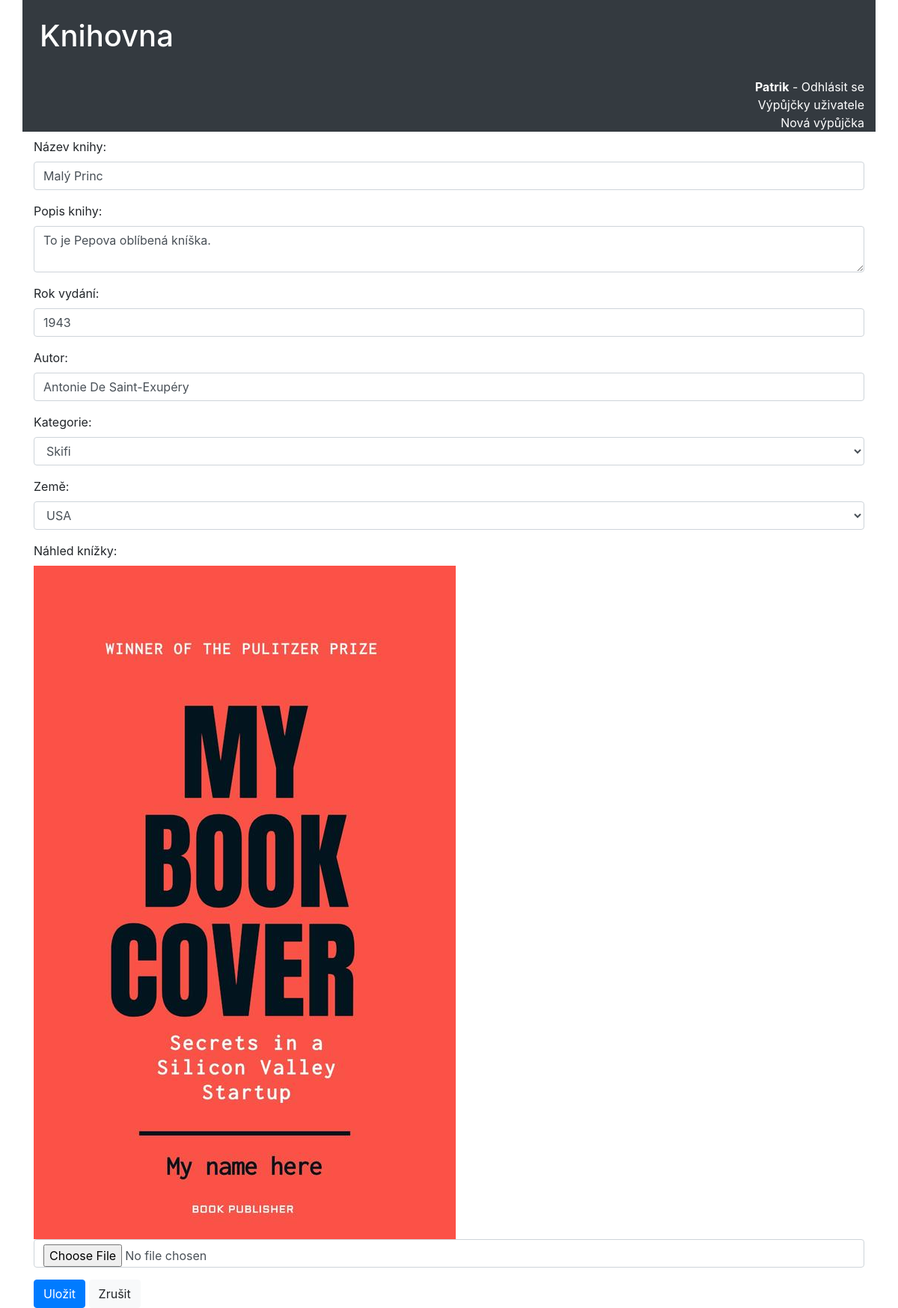
The app's page /edit.php?id=9 (signed in) with its own data.
### tables this page shows
CREATE TABLE `books` (
  `book_id` int(11) NOT NULL,
  `title` varchar(100) NOT NULL,
  `description` text NOT NULL,
  `category_id` int(10) NOT NULL,
  `image` varchar(255) DEFAULT NULL,
  `author` varchar(100) NOT NULL,
  `year` int(4) NOT NULL,
  `country_id` int(10) NOT NULL,
  `available` tinyint(1) NOT NULL DEFAULT 1
);

CREATE TABLE `categories` (
  `category_id` int(11) NOT NULL,
  `name` varchar(100) NOT NULL,
  `order` int(11) NOT NULL
);

CREATE TABLE `countries` (
  `country_id` int(10) NOT NULL,
  `name` varchar(50) NOT NULL
);

### edit.php (the view, shortened to what this page needs)
<?php
  require_once 'inc/user.php';
  $bookTitle = '';
  $bookDescription = '';
  $bookCategoryId = '';
  $bookImage = '';
  $bookAuthor = '';
  $bookYear = '';
  $bookCountryId = '';
  if (!empty($_GET['id'])){
    $bookQuery=$db->prepare('SELECT * FROM books WHERE book_id=:id LIMIT 1;');
    $bookQuery->execute([':id'=>$_GET['id']]);
    if ($book=$bookQuery->fetch(PDO::FETCH_ASSOC)){
      $bookTitle = $book['title'];
      $bookDescription = $book['description'];
      $bookCategoryId = $book['category_id'];
      $bookImage = $book['image'];
      $bookAuthor = $book['author'];
      $bookYear = $book['year'];
      $bookCountryId = $book['country_id'];
    }else{
      header('Location: index.php');
      exit();
    }
  }
  $errors=[];
  include 'inc/header.php';
?>
  <form method="post" enctype="multipart/form-data">
    <div class="form-group">
      <label for="title">Název knihy:</label>
      <input type="text" name="title" id="title" required class="form-control <?php echo (!empty($errors['title'])?'is-invalid':''); ?>" value="<?php echo htmlspecialchars($bookTitle)?>"></input>
    </div>
    <div class="form-group">
      <label for="description">Popis knihy:</label>
      <textarea name="description" id="description" required class="form-control <?php echo (!empty($errors['description'])?'is-invalid':''); ?>"><?php echo htmlspecialchars($bookDescription)?></textarea>
    </div>
    <div class="form-group">
      <label for="year">Rok vydání:</label>
      <input type="number" name="year" id="year" required class="form-control <?php echo (!empty($errors['year'])?'is-invalid':''); ?>" value="<?php echo htmlspecialchars($bookYear); ?>">
    </div>
    <div class="form-group">
      <label for="author">Autor:</label>
      <input type="text" name="author" id="author" required class="form-control <?php echo (!empty($errors['author'])?'is-invalid':''); ?>" value="<?php echo htmlspecialchars($bookAuthor); ?>">
    </div>
    <div class="form-group">
      <label for="category">Kategorie:</label>
      <select name="category" id="category" required class="form-control <?php echo (!empty($errors['category'])?'is-invalid':''); ?>">
        <?php
          $categoryQuery=$db->prepare('SELECT * FROM categories ORDER BY name;');
          $categoryQuery->execute();
          $categories=$categoryQuery->fetchAll(PDO::FETCH_ASSOC);
          if (!empty($categories)){
            foreach ($categories as $category){
              echo '<option value="'.$category['category_id'].'" '.($category['category_id']==$bookCategoryId?'selected="selected"':'').'>'.htmlspecialchars($category['name']).'</option>';
            }
          }
        ?>
      </select>
    </div>
    <div class="form-group">
      <label for="country">Země:</label>
      <select name="country" id="country" required class="form-control <?php echo (!empty($errors['country'])?'is-invalid':''); ?>">
        <?php
          $countryQuery=$db->prepare('SELECT * FROM countries ORDER BY name;');
          $countryQuery->execute();
          $countries=$countryQuery->fetchAll(PDO::FETCH_ASSOC);
          if (!empty($countries)){
            foreach ($countries as $country){
              echo '<option value="'.$country['country_id'].'" '.($country['country_id']==$bookCountryId?'selected="selected"':'').'>'.htmlspecialchars($country['name']).'</option>';
            }
          }
        ?>
      </select>
    </div>
    <div class="form-group">
      <label for="image">Náhled knížky:</label>
      <?php if (!empty($bookImage)){ ?>
          <div>
              <img src="covers/<?php echo htmlspecialchars($bookImage); ?>">
          </div>
      <?php } ?>
      <input type="file" name="image" id="image" class="form-control <?php echo (!empty($errors['image']) ? 'is-invalid' : ''); ?>" />
    </div>
    <button type="submit" class="btn btn-primary">Uložit</button>
    <a href="index.php" class="btn btn-light">Zrušit</a>
  </form>
<?php
  include 'inc/footer.php';

### records on screen
books: title "Malý Princ", description "To je Pepova oblíbená kníška.", year "1943", author "Antonie De Saint-Exupéry", category "Skifi", country "USA", image (picture)

### other values on screen
$_SESSION['user_name'] "Patrik"
